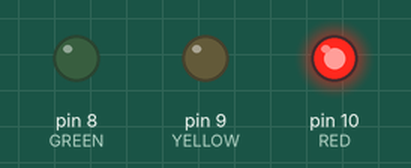
This sketch was run on a simulated Arduino Uno, built with avr-gcc and run on an emulated ATmega328P. Shown: output pins drawn as LEDs (lit = HIGH).

Above: at 2.5 s.
At 5.7 s:
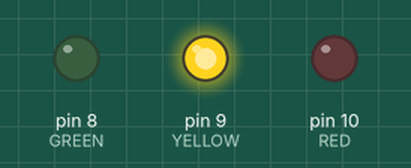
At 9.0 s:
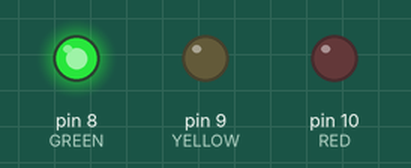
Timing chart, 0 to 15.0 s (numbered marks = the images above):
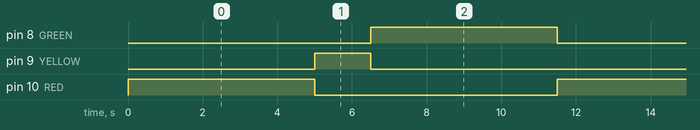

The sketch:

sketch.ino
```cpp
const int RED    = 10;
const int YELLOW = 9;
const int GREEN  = 8;

void setup() {
  pinMode(RED, OUTPUT);
  pinMode(YELLOW, OUTPUT);
  pinMode(GREEN, OUTPUT);

}
void setLights(bool r, bool y, bool g) {
  digitalWrite(RED, r);
  digitalWrite(YELLOW, y);
  digitalWrite(GREEN, g);
}
void loop() {
  setLights(1, 0, 0);   // red only
  delay(5000);

  setLights(0, 1, 0);   // yellow
  delay(1500);

  setLights(0, 0, 1);   // green only
  delay(5000);

  //setLights(0, 1, 0);   // yellow only
  //delay(2000);

}
```

Measured:
- by itself, pin 8 (GREEN), pin 10 (RED): alternates HIGH for 5.0 s and LOW for 6.5 s
- by itself, pin 9 (YELLOW): alternates HIGH for 1.5 s and LOW for 10.0 s
- by itself, everything shown: repeats every 11.5 s, in 3 steps
